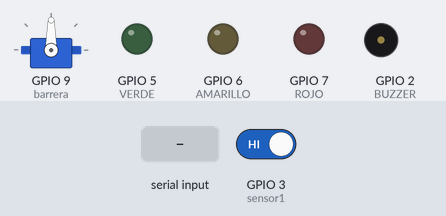
The sketch below on a simulated ESP32-S3. On the bench: servo, output pins drawn as LEDs (lit = HIGH), buzzer (waves = sounding, pin HIGH). The test bench sets the inputs (shaded band); at power-on: GPIO 3 (sensor1) HIGH. What the sketch prints to the serial monitor is not drawn.

Above: at 1.2 s.
1.3 s: "verde" received over Serial
At 2.6 s:
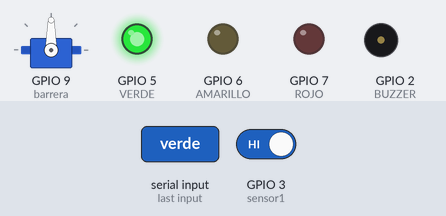
Timing chart, 0 to 4.3 s (numbered marks = the images above; inputs shaded):
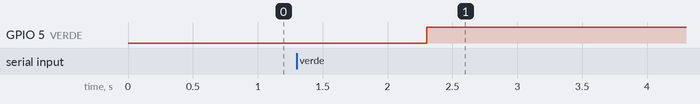

The sketch:

barreraGUI.ino
```cpp
/*
 *
 *  -Se cambia la logica del programa para que la interfaz
 *    manejen las secuencias
 *  + Los sensores no estan respondiendo
*/


/*  Tabla de conexion
   * Buzzer   2
   *
   * SESORES EN VIAS
   * sensor1  3
   * sensor2  4
   *
   * SESOR EN BARRERA
   * sensor3  10
   *
   * SEMAFORO
   * verde    5
   * amarillo 6
   * rojo     7
   *
   * barrera  9
   *
   * BOTON DE EMERGENCIA
   * btn      11
*/
#include <Ticker.h>

//  barrera
#include <Servo.h>
Servo barrera;

//  Sensores de vias
#define sensor1 3
#define sensor2 4
int value_sensor1 = 0;
//  Sensor en barrera
#define sensor3 10

//  Boton de emergencia
#define btn     11
bool emergencia = false;

//  Salidas
//  Buzzer
#define BUZZER  2
bool estado_buzzer = LOW;
static  long  tiempo_buzzer = 0;

//  Luces
#define VERDE     5
#define AMARILLO  6
#define ROJO      7
bool estado_amarillo = false;
static  long  tiempo_amarillo = 0;

//  Variables
bool ingresa  = false;


void fnSensor_vias(){
  if (!digitalRead(sensor1)){
    int sensor = digitalRead(sensor1);
    if(value_sensor1 != sensor){
      value_sensor1 = sensor;
      Serial.println("sensor1:1");
    }
  }
  else{
    int sensor = digitalRead(sensor1);
    if(value_sensor1 != sensor){
      value_sensor1 = sensor;
      Serial.println("sensor1:0");
    }
  }

}
Ticker ticSensor_vias(fnSensor_vias, 500);

void setup() {
  Serial.begin(9600);
  delay(30);

  // Salidas
  pinMode(VERDE, OUTPUT);
  pinMode(AMARILLO, OUTPUT);
  pinMode(ROJO, OUTPUT);
  pinMode(BUZZER, OUTPUT);
  barrera.attach(9);

  //subirBarrera();

  ticSensor_vias.start();
}

void fnActuadores(String cad){
  int pos;
  String label, value;
  cad.trim();
  cad.toLowerCase();

  pos = cad.indexOf(':');
  label = cad.substring(0, pos);
  value = cad.substring(pos + 1);

  //  Funciones
  if(label.equals("emergencia")){
    if(value.equals("1")){
      digitalWrite(VERDE, HIGH);
      digitalWrite(AMARILLO, HIGH);
      digitalWrite(ROJO, HIGH);
    }
  }

  if(label.equals("verde")){
    digitalWrite(VERDE, HIGH);
    digitalWrite(AMARILLO, LOW);
    digitalWrite(ROJO, LOW);
  }

}


void loop(){
  ticSensor_vias.update();
  if(Serial.available()){
    fnActuadores(Serial.readString());
  }
}
```

Measured:
- after the input at 1.3 s, GPIO 5 (VERDE): LOW → HIGH after 1.0 s
